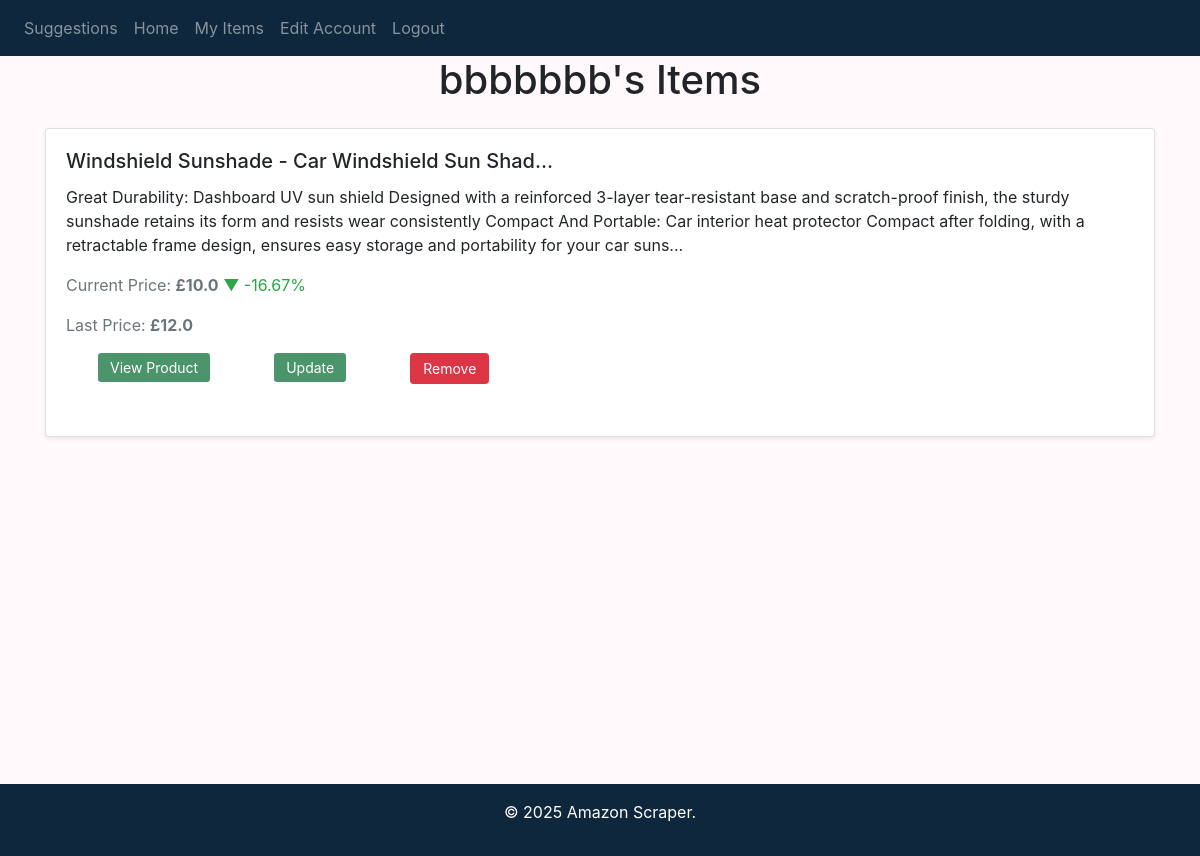
Before: /usersitems (signed in) with the older database file.
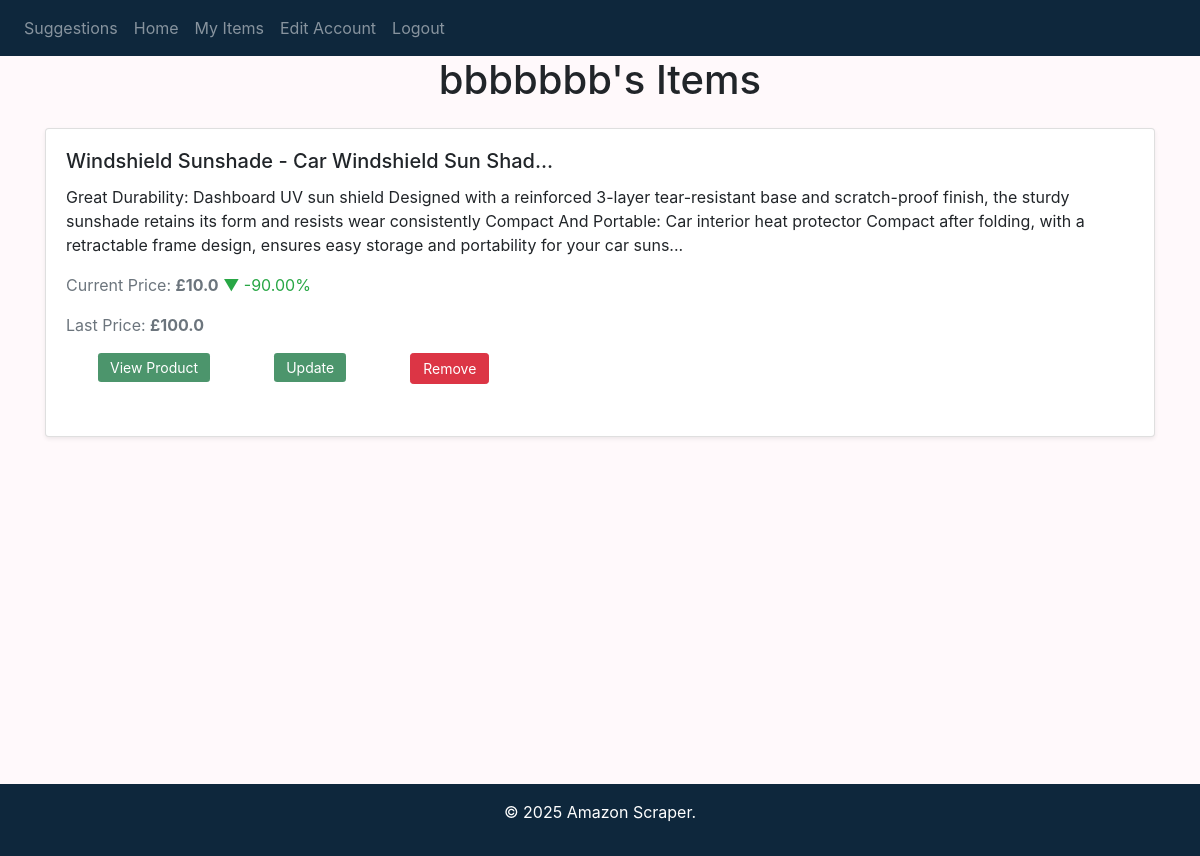
After: the same page with the newer database file.
### website/models.py (models this page shows)
class Product(db.Model):
    id = db.Column(db.Integer, primary_key=True)
    link = db.Column(db.String(1000), nullable=False)
    title = db.Column(db.String(300))
    description = db.Column(db.Text)
    price = db.Column(db.String(100))  # Current/latest price
    last_price = db.Column(db.String(100))  # Previous price

### website/auth.py (the view)
@auth.route('/usersitems', methods=['GET', 'POST'])
@login_required
def load_items():
    user_name = current_user.first_Name
    user_products = current_user.products  # This will retrieve all associated products
    return render_template("useritems.html", user=current_user, user_name=user_name, products=user_products)

### website/__init__.py (called while the page is built)
def create_app():
    app = Flask(__name__)
    app.config['SECRET_KEY'] = 'your_secret_key'  # Change this in production!
    app.config['SQLALCHEMY_DATABASE_URI'] = f'sqlite:///{DB_NAME}'
    db.init_app(app)
    from .views import views
    from .auth import auth  # Import the auth blueprint here
    app.register_blueprint(views, url_prefix='/')  # Register views blueprint
    app.register_blueprint(auth)  # Remove the '/auth' prefix here
    from .models import User, Product
    create_database(app)  # Create the database by calling this function
    login_manager = LoginManager()
    login_manager.login_view = 'auth.login'
    login_manager.init_app(app)
    @login_manager.user_loader
    def load_user(id):
        return User.query.get(int(id))
    return app

### website/templates/useritems.html (shortened to what this page needs)
{% extends "base.html" %}
{% block content %}
<h1 class="text-center mb-4">{{ user_name }}'s Items</h1>
{% for product in products %}
<div class="card shadow-sm mb-3">
    <div class="card-body">
        <h5 class="card-title">{{ product.title[:45] }}{% if product.title|length > 45 %}...{% endif %}</h5>
        <p class="card-text">{{ product.description[:350] }}{% if product.description|length > 350 %}...{% endif %}</p>
        {% set price = product.price|float %}
        {% set last_price = product.last_price|float %}
        {% set price_change = ((price - last_price) / last_price * 100) if last_price else 0 %}
        <p class="text-muted">
            Current Price: <strong>£{{ price }}</strong>
            {% if price > last_price %}
                <span class="text-danger">&#9650; {{ "%.2f"|format(price_change) }}%</span>
            {% elif price < last_price %}
                <span class="text-success">&#9660; {{ "%.2f"|format(price_change) }}%</span>
            {% endif %}
        </p>
        <p class="text-muted">Last Price: <strong>£{{ last_price }}</strong></p>
       <div class="d-flex flex-column justify-evenly flex-sm-row align-items-start align-sm-center gap-2">
            <form action="{{ product.link }}" method="GET" target="_blank" class="productoptions">
                <button type="submit" class="btn btn-primary btn-sm">View Product</button>
            </form>
            <form action="{{ url_for('views.refresh_product', product_id=product.id, next=request.path) }}" method="POST" class="productoptions">
                <button type="submit" class="btn btn-primary btn-sm">Update</button>
            </form>
            <form action="{{ url_for('auth.remove_product', product_id=product.id) }}" method="POST" class="productoptions">
                <button type="submit" class="btn btn-danger btn-sm">Remove</button>
            </form>
        </div>
    </div>
</div>
{% endfor %}
{% endblock %}

Changed rows visible on the page:
changed Product "Windshield Sunshade - Car Windshield Sun Shad": price_change "-16.67" → "-90.00"; last_price "12.0" → "100.0"
